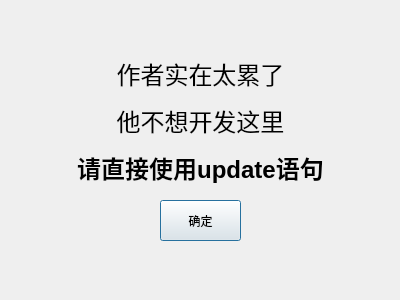
<?xml version="1.0" encoding="UTF-8"?>
<ui version="4.0">
 <class>DialogRecUpdate</class>
 <widget class="QDialog" name="DialogRecUpdate">
  <property name="geometry">
   <rect>
    <x>0</x>
    <y>0</y>
    <width>400</width>
    <height>300</height>
   </rect>
  </property>
  <property name="windowTitle">
   <string>Dialog</string>
  </property>
  <widget class="QLabel" name="label">
   <property name="geometry">
    <rect>
     <x>50</x>
     <y>50</y>
     <width>301</width>
     <height>141</height>
    </rect>
   </property>
   <property name="text">
    <string>&lt;html&gt;&lt;head/&gt;&lt;body&gt;&lt;p align=&quot;center&quot;&gt;&lt;span style=&quot; font-size:18pt;&quot;&gt;作者实在太累了&lt;/span&gt;&lt;/p&gt;&lt;p align=&quot;center&quot;&gt;&lt;span style=&quot; font-size:18pt;&quot;&gt;他不想开发这里&lt;/span&gt;&lt;/p&gt;&lt;p align=&quot;center&quot;&gt;&lt;span style=&quot; font-size:18pt; font-weight:600;&quot;&gt;请直接使用update语句&lt;/span&gt;&lt;/p&gt;&lt;/body&gt;&lt;/html&gt;</string>
   </property>
  </widget>
  <widget class="QPushButton" name="pushButton">
   <property name="geometry">
    <rect>
     <x>160</x>
     <y>200</y>
     <width>81</width>
     <height>41</height>
    </rect>
   </property>
   <property name="text">
    <string>确定</string>
   </property>
  </widget>
 </widget>
 <resources/>
 <connections/>
</ui>
